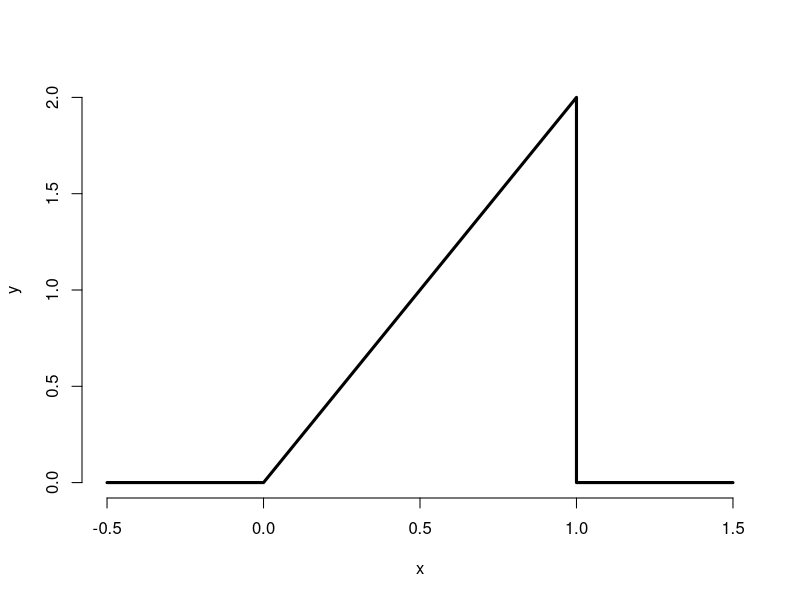
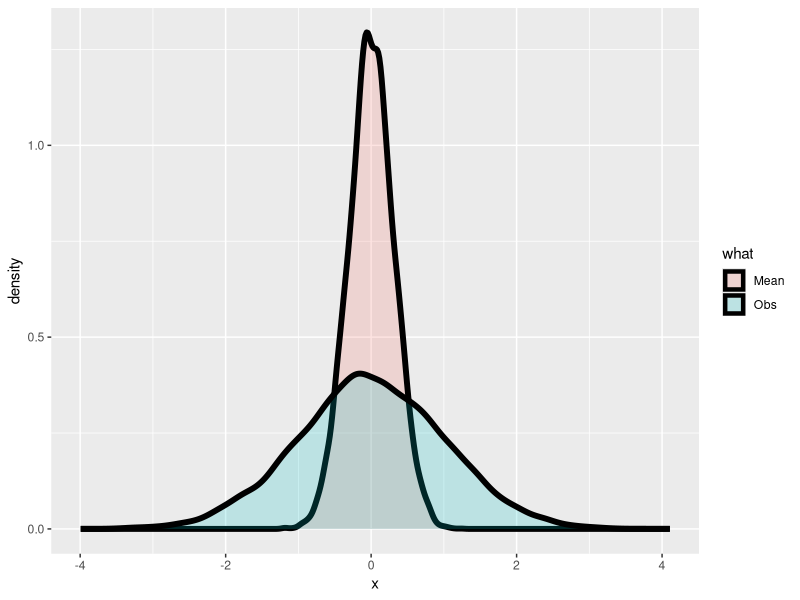
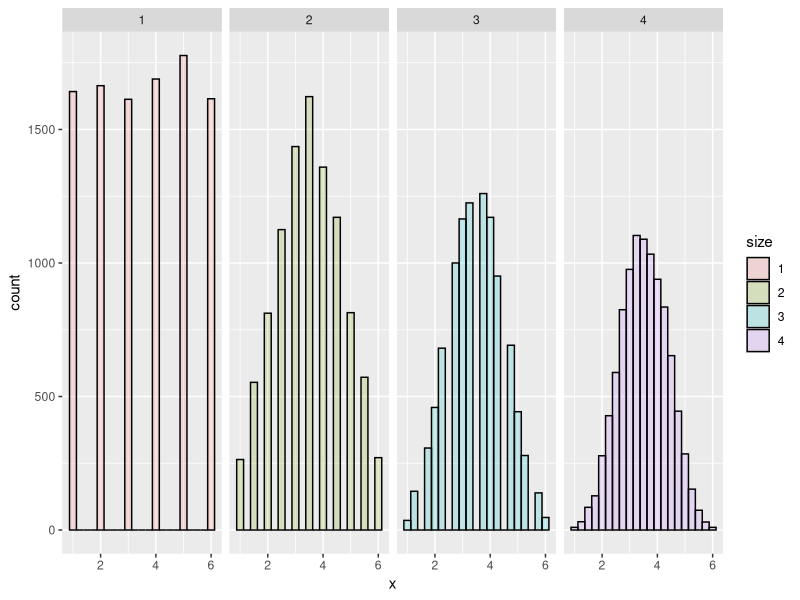
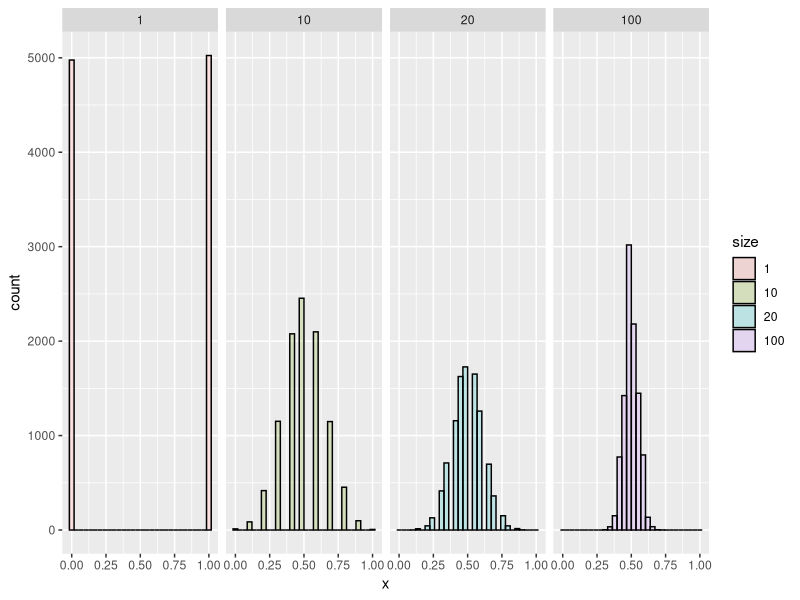

Reproduce these figures in R, in order.
## ---- chunk 1
knitr::opts_chunk$set(echo = TRUE)
## ---- chunk 2
#require(swirl)
#install_from_swirl("Statistical Inference")
## ---- chunk 3
x <- c(-0.5,0,1,1,1.5)
y <- c(0,0,2,0,0)
plot(x,y, lwd=3, frame = FALSE, type="l")


## ---- chunk 4
pbeta(c(0.4, 0.5, 0.6), 2, 1)
## ---- chunk 5
sqrt(0.5)
## ---- chunk 6
qbeta(0.5, 2, 1) #quantiles
## ---- chunk 7
library(ggplot2)
nosim <- 10000
n <- 10
dat <- data.frame(x = c(rnorm(nosim), apply(matrix(
rnorm(nosim * n), nosim
), 1, mean)),
what = factor(rep(c("Obs", "Mean"), c(nosim, nosim))))
ggplot(dat, aes(x = x, fill = what)) + geom_density(size = 2, alpha = .2)

## ---- chunk 8
dat <- data.frame(
  x = c(sample(1 : 6, nosim, replace = TRUE),
        apply(matrix(sample(1 : 6, nosim * 2, replace = TRUE), 
                     nosim), 1, mean),
        apply(matrix(sample(1 : 6, nosim * 3, replace = TRUE), 
                     nosim), 1, mean),
        apply(matrix(sample(1 : 6, nosim * 4, replace = TRUE), 
                     nosim), 1, mean)
        ),
  size = factor(rep(1 : 4, rep(nosim, 4))))
g <- ggplot(dat, aes(x = x, fill = size)) + geom_histogram(alpha = .20, binwidth=.25, colour = "black") 
g + facet_grid(. ~ size)
## ---- chunk 9
dat <- data.frame(
  x = c(sample(0 : 1, nosim, replace = TRUE),
        apply(matrix(sample(0 : 1, nosim * 10, replace = TRUE), 
                     nosim), 1, mean),
        apply(matrix(sample(0 : 1, nosim * 20, replace = TRUE), 
                     nosim), 1, mean),
        apply(matrix(sample(0 : 1, nosim * 100, replace = TRUE), 
                     nosim), 1, mean)
        ),
  size = factor(rep(c(1, 10, 20, 100), rep(nosim, 4))))
g <- ggplot(dat, aes(x = x, fill = size)) + geom_histogram(alpha = .20,  colour = "black"); 
g + facet_grid(. ~ size)
